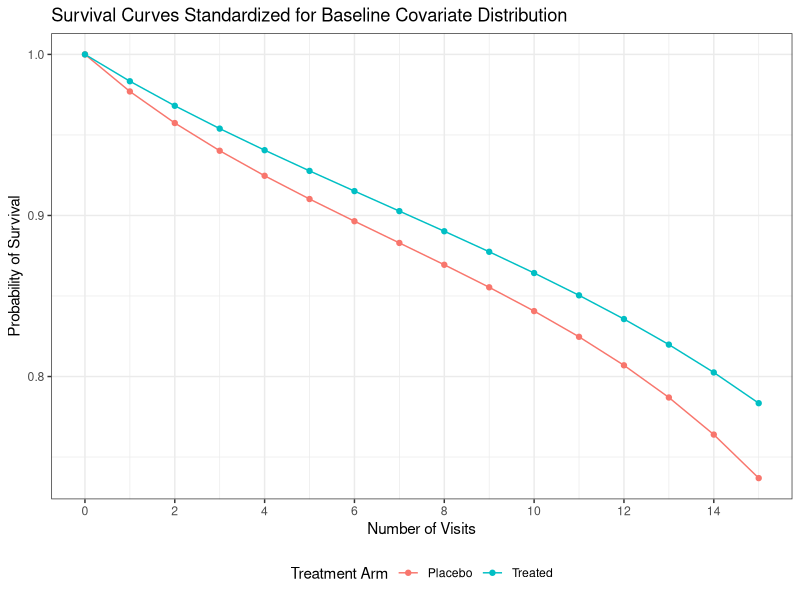
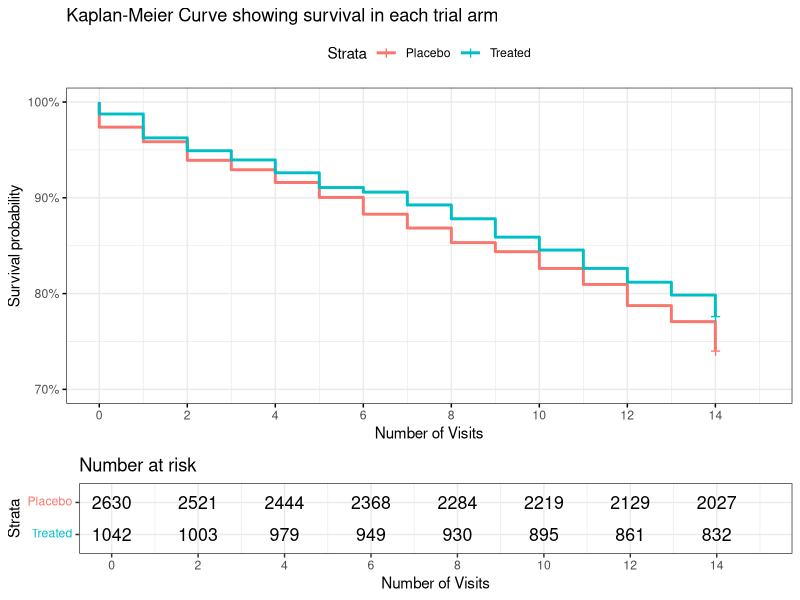
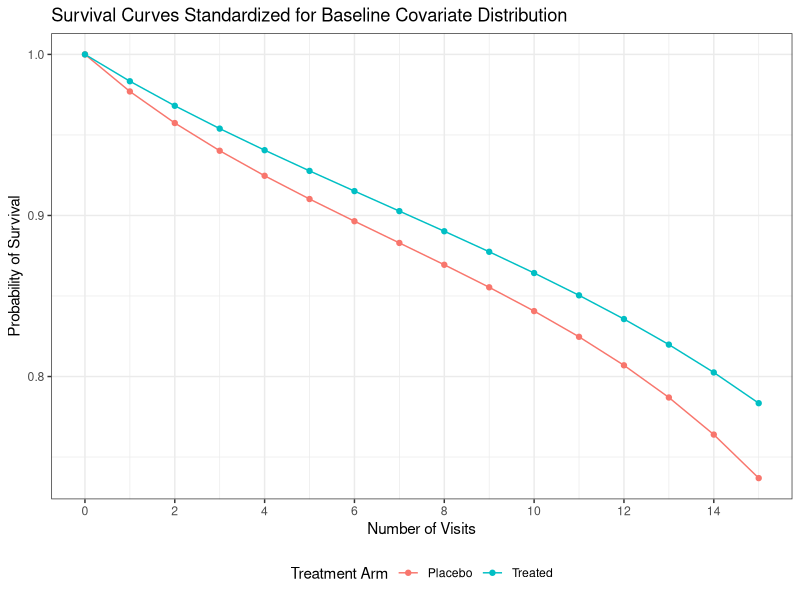

Reproduce these figures in R, in order. (Note: this script raises an error after producing the figures.)
###########################################################################
# File name: workshop_v4.R
# Programmer: Lucia Petito
# Date: November 1, 2018
# Purpose: Commented code to accompany causal survival workshop
###########################################################################

# Code Section 0 - Data Setup ---------------------------------------

# Load the following packages. If they do not exist on your computer,
# this code will automatically install them into your default library. 
# To set working directory
if(!require(here)) { install.packages("here"); require(here)}
# To use restricted cubic splines
if(!require(rms)) { install.packages("rms"); require(rms)}
# To run Cox PH models
if(!require(survival)) { install.packages("survival"); require(survival)}
# To calculate robust estimates of standard errors
if(!require(sandwich)) { install.packages("sandwich"); require(sandwich)}
if(!require(lmtest)) { install.packages("lmtest"); require(lmtest)}
# To plot results
if(!require(ggplot2)) { install.packages("ggplot2"); require(ggplot2)}
# To plot survival curves
if(!require(survminer)) { install.packages("survminer"); require(survminer)}
# To easily change data from long to wide
if(!require(reshape2)) { install.packages("reshape2"); require(reshape2)}



# Code Section 1 - Data Exploration ---------------------------------------

# Load the data from the trial
trial <- read.csv(here("trial1.csv"), header=TRUE)

# Print the names of the available variables
names(trial)

# Look at the first 100 observations of the variables 'simid', 'visit', and 'rand'
View(trial[1:100, c('simID', 'visit', 'rand')])

# Total person-time
pt <- nrow(trial)

# Sample size
n <- length(unique(trial$simID))

# Number of observations at each visit
visitprocess <- table(trial$visit)

# Create 'maxVisit' - total amount of time each individual contributed
trial$maxVisit <- ave(trial$visit, trial$simID, FUN=max)

# The variable death is only '1' at end-of-followup
# Create 'deathOverall' - an indicator of whether an individual died at any 
# point during follow-up
trial$deathOverall <- ave(trial$death, trial$simID, FUN=sum)

# Create 'baseline' - data collected at visit 0
baseline <- trial[trial$visit==0,]

pt
n
visitprocess
with(baseline, table(rand))
with(baseline, table(rand, deathOverall))
with(baseline, round(100*prop.table(table(rand, deathOverall), 1), 1))


# Code Section 2 - Kaplan Meier -------------------------------------------

# Use kaplan meier to nonparametrically estimate survival in each arm
# Note - this requires 1 observation per person of T (maxVisit - end of follow-up) and
# Delta (an indicator of whether death occurred at end of follow-up)
kmfit <- survfit(Surv(maxVisit, deathOverall) ~ rand, data = baseline)
summary(kmfit)

# Plot the output
p1 <- ggsurvplot(kmfit, 
           data = baseline,
           conf.int=F,
           legend.labs = c("Placebo", "Treated"),
           ylim = c(0.7, 1),
           surv.scale = 'percent',
           xlab = "Number of Visits",
           title = "Kaplan-Meier Curve showing survival in each trial arm",
           risk.table = TRUE,
           break.time.by=2,
           ggtheme = theme_bw())

png(filename = "ITTkm.png", width = 2*1024, height = 2*1024, units = 'px', res = 72*5)
p1
dev.off()
# Code Section 3 - Conditional Hazard Ratios ------------------------------

# Data processing: create squared time variable [visit2]
trial$visit2 <- trial$visit*trial$visit

# Calculate the unadjusted hazard ratio from a Cox PH model
cox_fit <- coxph(Surv(maxVisit, deathOverall) ~ rand, data = baseline, method='breslow')
summary(cox_fit)

# Calculate the unadjusted hazard ratio from a pooled logistic regression model
plr_fit <- glm(death ~ visit + visit2 + rand, data = trial, family=binomial())
coeftest(plr_fit, vcov=vcovHC(plr_fit, type="HC1")) # To get robust SE estimates
exp(coef(plr_fit)) # to get Hazard Ratios

# Calculate the baseline covariate-adjusted hazard ratio from a Cox PH model
adj_cox_fit <- coxph(Surv(maxVisit, deathOverall) ~ rand + mi_bin + NIHA_b + HiSerChol_b +
                       HiSerTrigly_b + HiHeart_b + CHF_b + 
                       AP_b + IC_b + DIUR_b + AntiHyp_b + 
                       OralHyp_b + CardioM_b + AnyQQS_b + 
                       AnySTDep_b + FVEB_b + VCD_b, 
                     data = baseline, method='breslow')
summary(adj_cox_fit)

# Calculate the baseline covariate-adjusted hazard ratio from a pooled logistic regression model
adj_plr_fit <- glm(death ~ visit + visit2 + rand + mi_bin + NIHA_b + HiSerChol_b +
                     HiSerTrigly_b + HiHeart_b + CHF_b + 
                     AP_b + IC_b + DIUR_b + AntiHyp_b + 
                     OralHyp_b + CardioM_b + AnyQQS_b + 
                     AnySTDep_b + FVEB_b + VCD_b, data = trial, family=binomial())
coeftest(adj_plr_fit, vcov=vcovHC(adj_plr_fit, type="HC1")) # To get robust SE estimates
exp(coef(adj_plr_fit))

# Code Section 4 - Marginal Effects ---------------------------------------

# Step 1. Data processing: interaction terms
# Create interaction terms between visit, visit2, and randomization
trial$randvisit <- trial$rand*trial$visit
trial$randvisit2 <- trial$rand*trial$visit2

# Step 2. Fit a pooled logistic  regression model with interaction terms between 
# rand and visit & visit1 to allow flexible fitting of baseline hazard
adj_plr_ix_fit <- glm(death ~ visit + visit2 + rand + randvisit + randvisit2 + 
                        mi_bin + NIHA_b + HiSerChol_b +
                        HiSerTrigly_b + HiHeart_b + CHF_b + 
                        AP_b + IC_b + DIUR_b + AntiHyp_b + 
                        OralHyp_b + CardioM_b + AnyQQS_b + 
                        AnySTDep_b + FVEB_b + VCD_b, data = trial, family=binomial)
summary(adj_plr_ix_fit)
exp(coef(adj_plr_ix_fit))

# Step 3. Create simulated data where everyone is treated
# Expand baseline so it contains a visit at each time point for every individual
# where the baseline information has been carried forward at each time
treated <- baseline[rep(1:n,each=15),]
treated$visit <- rep(0:14, times=n) # This recreates the time variable
treated$visit2 <- treated$visit * treated$visit # This recreates the time squared variable

# Set the treatment assignment to '1' for each individual and
# recreate the splined visit term and the interaction terms
treated$rand <- 1
treated$randvisit <- treated$rand*treated$visit
treated$randvisit2 <- treated$rand*treated$visit2

# 'predict' returns predicted "density" of survival at each time
# conditional on covariates
# Turn these into predicted survival density by subtracting from 1
treated$p <- 1 - predict(adj_plr_ix_fit, newdata=treated, type='response')
# We calculate survival by taking the cumulative product by individual
treated$s <- ave(treated$p, treated$simID, FUN=cumprod)

# Step 4. Create simulated data where everyone receives placebo
# When simulating data in the placebo arm, only difference from treated is 
# in the randomization assignment, and resulting interaction terms
placebo <- treated
placebo$rand <- 0
placebo$randvisit <- placebo$rand*placebo$visit
placebo$randvisit2 <- placebo$rand*placebo$visit2

# 'predict' returns predicted probability density at each time
# conditional on covariates
# We turn them into predicted survival density by subtracting from 1
placebo$p <- 1 - predict(adj_plr_ix_fit, newdata=placebo, type='response')
# We calculate survival by taking the cumulative product by individual
placebo$s <- ave(placebo$p, placebo$simID, FUN=cumprod)

# Step 5. Calculate standardized survival at each time
# Create concatenated dataset, only keep s, rand, and visit
both <- rbind(treated, placebo)
both <- both[,c('s', 'rand', 'visit')]

# Calculate the mean survival at each visit within each treatment arm
results <- aggregate(s ~ visit + rand, FUN=mean, data=both)

# Edit results data frame to reflect that our estimates are for the END of the interval [t, t+1)
# Add a row for each of Placebo and Treated where survival at time 0 is 1.
results$visit <- results$visit + 1
results <- rbind(c(0, 0, 1), c(0, 1, 1), results)

# Add a variable that treats randomization as a factor
results$randf <- factor(results$rand, labels = c("Placebo", "Treated"))

# Step 6. Plot the results
p2 <- ggplot(results, aes(x=visit, y=s))+
  geom_line(aes(colour=randf)) +
  geom_point(aes(colour=randf))+
  xlab("Number of Visits") +
  scale_x_continuous(limits = c(0, 15), breaks=seq(0,15,2)) +
  ylab("Probability of Survival") +
  ggtitle("Survival Curves Standardized for Baseline Covariate Distribution") +
  labs(colour="Treatment Arm") +
  theme_bw() +
  theme(legend.position="bottom")
p2
png(filename = "ITTsurv.png", width = 2*1060, height = 2*1024, units = 'px', res = 72*5)
p2
dev.off()

# Step 7. Calculate risk difference and hazard ratio at 14 weeks
# Transpose the data so survival in each treatment arm is separate
wideres <- dcast(results, visit ~ randf, value.var = 's')
head(wideres)

# Create summary statistics
wideres$RD <- (1-wideres$Treated) - (1-wideres$Placebo)
wideres$logRatio <- log(wideres$Treated) / log(wideres$Placebo)
wideres$logRatio[1] <- NA
wideres$cHR <- sapply(0:15, FUN=function(x){mean(wideres$logRatio[wideres$visit <= x], na.rm=T)})

# Print all wide results to fill in table
round(wideres, 3)

# Overall Hazard Ratio
wideres$cHR[wideres$visit==15]
# Risk difference at end of 14 visits
wideres$RD[wideres$visit==15]
# Cumulative incidence ratio at end of 14 visits
with(wideres[wideres$visit==15,], (1 - Treated) / (1 - Placebo))


# Code Section 5 - Data cleaning for IPW ----------------------------------

# Remove all objects from the R environment EXCEPT the cleaned trial dataframe
rm(list=setdiff(ls(), "trial"))

# Create a placebo dataset that only contains individuals with placebo
placebo <- trial[trial$rand==0,]

# Check to see how many individuals in your dataset
n <- length(unique(placebo$simID))
n

# Number of individuals who adhered versus did not adhere at visit 0
table(placebo$adhr_b[placebo$visit==0])

# View first 100 observations of simID, visit, adhr_b, and adhr, and 
# simID, visit, adhr_b, and adhr where adhr_b==1 to understand these variables better
View(placebo[1:50,c("simID", 'visit', 'adhr_b', 'adhr')])
View(placebo[placebo$adhr_b==1,c("simID", 'visit', 'adhr_b', 'adhr')])

# Create interaction terms between exposure (adhr_b) and visit, visit2
placebo$adhr0visit <- placebo$adhr_b*placebo$visit
placebo$adhr0visit2 <- placebo$adhr_b*placebo$visit2

# Create censoring variable - indicate when individual deviates from baseline
placebo$cens_new <- as.numeric(placebo$adhr != placebo$adhr_b) 

# Create variable that identifies perfect adherers (when 0)
placebo$perfectAdhr <- ave(placebo$cens_new, placebo$simID, FUN=sum)

# Need to recreate maxVisit and deathOverall - slightly more complicated now
placebo$maxVisit <- unlist(by(placebo, placebo$simID, FUN=function(subsi){
  # subsi is the subset of the data for individual i
  if(subsi$perfectAdhr[1]==0){# If there is perfect adherence at all times to baseline adherence,
    m <- max(subsi$visit) # Just use maximum observed visit
  } else { # If at some point individual i deviates from their baseline adherence,
    # Use the first visit where they deviated
    m <-min(subsi$visit[subsi$cens_new==1])
  }
  rep(m, nrow(subsi)) # Add this column to subsi
}) )
placebo$deathOverall <- unlist(by(placebo, placebo$simID, FUN=function(subsi){
  # subsi is the subset of the data for individual i
  # m indicates whether death happened while individual i was still contributing person-time
  m <- as.numeric(sum(subsi$death[subsi$visit <= subsi$maxVisit]) > 0)
  rep(m, nrow(subsi)) # Add this column to subsi
}) )

# Create baseline data
baseline <- placebo[placebo$visit==0,]

# Check kaplan-meier fit in each arm
kmfit <- survfit(Surv(maxVisit, deathOverall) ~ adhr_b, data = baseline)
summary(kmfit)

# Plot the output
p3 <- ggsurvplot(kmfit, 
           data = baseline,
           conf.int=F,
           ylim = c(0.65, 1),
           surv.scale = 'percent',
           legend.labs = c("Nonadherers", "Adherers"),
           xlab = "Number of Visits",
           title = "Kaplan-Meier Curve showing survival by adherence",
           risk.table = TRUE,
           break.time.by=2,
           ggtheme = theme_bw())
p3

png(filename = "PPkm.png", width = 2*1024, height = 2*1024, units = 'px', res = 72*5)
p3
dev.off()

# Code Section 6 - Weight Creation ----------------------------------------

# Numerator: Pr(adhr(t)=1|adhr_b, Baseline covariates)
# This model is created in data EXCLUDING the baseline visit

nFit <- glm(adhr ~ visit + visit2 + adhr_b + 
              mi_bin + NIHA_b + HiSerChol_b +
              HiSerTrigly_b + HiHeart_b + CHF_b + 
              AP_b + IC_b + DIUR_b + AntiHyp_b + 
              OralHyp_b + CardioM_b + AnyQQS_b + 
              AnySTDep_b + FVEB_b + VCD_b,
            data=placebo[placebo$visit > 0,],
            family=binomial())

# Create predicted probability at each time point 
# (Pr(adhr(t) = 1 | adhr_b, baseline))
placebo$pnum <- predict(nFit, newdata=placebo, type='response')

# Denominator: Pr(adhr(t)=1|adhr_b, Baseline covariates, Time-varying covariates)
dFit <- glm(adhr ~ visit + visit2 + adhr_b + 
              mi_bin + NIHA_b + HiSerChol_b +
              HiSerTrigly_b + HiHeart_b + CHF_b + 
              AP_b + IC_b + DIUR_b + AntiHyp_b + 
              OralHyp_b + CardioM_b + AnyQQS_b + 
              AnySTDep_b + FVEB_b + VCD_b +
              NIHA + HiSerChol +
              HiSerTrigly + HiHeart + CHF +
              AP + IC + DIUR + AntiHyp +
              OralHyp + CardioM + AnyQQS +
              AnySTDep + FVEB + VCD,
            data=placebo[placebo$visit > 0,],
            family=binomial())
# Create predicted probability at each time point 
# (Pr(adhr(t) = 1 | adhr_b, baseline, time-varying covariates))
placebo$pdenom <-  predict(dFit, newdata=placebo, type='response')

# Sort placebo by simID and visit
placebo <- placebo[order(placebo$simID, placebo$visit),]

# Contribution from adhr(t) = 0 is 1 - p
# Contribution from adhr(t) = 1 is p
placebo$numCont <- with(placebo, adhr*pnum + (1-adhr)*(1-pnum))
placebo$denCont <- with(placebo, adhr*pdenom + (1-adhr)*(1-pdenom))

# Set contribution at baseline visit to 1
placebo$numCont[placebo$visit==0] <- 1; placebo$denCont[placebo$visit==0] <- 1

# Numerator
placebo$k1_0 <- with(placebo, ave(numCont, simID, FUN=cumprod))
# Denominator
placebo$k1_w <- with(placebo, ave(denCont, simID, FUN=cumprod))

# Create both stabilized and unstabilized weights
placebo$stabw <- with(placebo, k1_0 / k1_w)
placebo$unstabw <- with(placebo, 1 / k1_w)

# Check the weights
# Can do this with built-in functions
summary(placebo$stabw); quantile(placebo$stabw, p=c(0.01, 0.10, 0.25, 0.5, 0.75, 0.9, 0.95, 0.99, 0.995))
summary(placebo$unstabw); quantile(placebo$unstabw, p=c(0.01, 0.10, 0.25, 0.5, 0.75, 0.9, 0.95, 0.99, 0.995))

# Or write something for yourself
wt_check_fxn <- function(x, d){
  # x - weight vector
  # d - number of digits to round to
  round(data.frame(N = length(x),
                   Missing = sum(is.na(x)),
                   Distinct = length(unique(x)),
                   Mean = mean(x, na.rm=T),
                   SD = sd(x, na.rm=T),
                   Min = min(x, na.rm=T),
                   Q.01 = quantile(x, p=0.01),
                   Q.25 = quantile(x, p=0.25),
                   Q.50 = quantile(x, p=0.5),
                   Q.75 = quantile(x, p=0.75),
                   Q.90 = quantile(x, p=0.9),
                   Q.95 = quantile(x, p=0.95),
                   Q.99 = quantile(x, p=0.99),
                   Q.995 = quantile(x, p=0.995),
                   Max = max(x, na.rm=T) ), digits=d)
}
wt_check_fxn(placebo$stabw, 3)
wt_check_fxn(placebo$unstabw, 3)

# To prevent high weights from too much influence, truncate
threshold <- quantile(placebo$stabw, 0.99) # Here we chose 99th %tile
placebo$stabw_t <- placebo$stabw
placebo$stabw_t[placebo$stabw > threshold] <- threshold

wt_check_fxn(placebo$stabw_t, 3)

# Code Section 7 - Weighted Conditional Hazard Ratios ---------------------

# Truncated stabilized weights
plrFit_SWT <- glm(death ~ visit + visit2 + adhr_b + 
                    mi_bin + NIHA_b + HiSerChol_b +
                    HiSerTrigly_b + HiHeart_b + CHF_b + 
                    AP_b + IC_b + DIUR_b + AntiHyp_b + 
                    OralHyp_b + CardioM_b + AnyQQS_b + 
                    AnySTDep_b + FVEB_b + VCD_b,
                  data=placebo[placebo$visit <= placebo$maxVisit,],
                  weights = stabw_t,
                  family=quasibinomial())
coeftest(plrFit_SWT, vcov=vcovHC(plrFit_SWT, type="HC1")) # To get robust SE estimates
exp(coef(plrFit_SWT)) # to get Hazard Ratios

# Try changing "weights = stabw_t, " to 
# "weights = stabw_t, " for stabilized fit
# "weights = unstabw, " for unstabilized fit

# Code Section 8 - Weighted Survival Curves -------------------------------

# Step 1. Estimate weighted outcome regression with interactions
plrixFit_USW <- glm(death ~ visit + visit2 + adhr_b + 
                      adhr0visit + adhr0visit2 +
                      mi_bin + NIHA_b + HiSerChol_b +
                      HiSerTrigly_b + HiHeart_b + CHF_b + 
                      AP_b + IC_b + DIUR_b + AntiHyp_b + 
                      OralHyp_b + CardioM_b + AnyQQS_b + 
                      AnySTDep_b + FVEB_b + VCD_b,
                    data=placebo[placebo$visit <= placebo$maxVisit,],
                    weights = stabw_t,
                    family=quasibinomial())

summary(plrixFit_USW)
exp(coef(plrixFit_USW))

# Step 1a. Create dataset with just baseline values 
baseline <- placebo[placebo$visit==0,]

# Step 2. Create simulated data where everyone adheres and doesn't adhere
adherers <- baseline[rep(1:n,each=15),]
adherers$visit <- rep(0:14, times=n) # Recreates the time variable
adherers$visit2 <- adherers$visit * adherers$visit
adherers$adhr_b <- 1
adherers$adhr0visit <- adherers$adhr_b*adherers$visit
adherers$adhr0visit2 <- adherers$adhr_b*adherers$visit2
adherers$p <- 1 - predict(plrixFit_USW, newdata=adherers, type='response')
adherers$s <- ave(adherers$p, adherers$simID, FUN=cumprod)

# Nonadherers
nonadherers <- adherers
nonadherers$adhr_b <- 0
nonadherers$adhr0visit <- nonadherers$adhr_b*nonadherers$visit
nonadherers$adhr0visit2 <- nonadherers$adhr_b*nonadherers$visit2
nonadherers$p <- 1 - predict(plrixFit_USW, newdata=nonadherers, type='response')
nonadherers$s <- ave(nonadherers$p, nonadherers$simID, FUN=cumprod)

# Step 3. Calculate standardized survival at each time
# Create concatenated dataset, only keep s, adhr_b, and visit
both <- rbind(adherers, nonadherers)
both <- both[,c('s', 'adhr_b', 'visit')]

# Calculate the mean survival at each visit within each adherer group
results <- aggregate(s ~ visit + adhr_b, FUN=mean, data=both)

# Edit results data frame to reflect that our estimates are for the END of the interval [t, t+1)
# Add a row for each of Placebo and Treated where survival at time 0 is 1.
results$visit <- results$visit + 1
results <- rbind(c(0, 0, 1), c(0, 1, 1), results)

# Add a variable that treats randomization as a factor
results$adhrf <- factor(results$adhr_b, labels = c("Nonadherers", "Adherers"))

# Plot the results
p4 <- ggplot(results, aes(x=visit, y=s)) + 
  geom_line(aes(colour=adhrf)) +
  geom_point(aes(colour=adhrf))+
  xlab("Number of Visits") +
  scale_x_continuous(limits = c(0, 15), breaks=seq(0,15,2)) +
  ylab("Probability of Survival") +
  ggtitle("Survival Curves Standardized for Baseline Covariate Distribution \nand weighted for time-varying confounders") +
  labs(colour="Adherer Group") +
  theme_bw() +
  theme(legend.position="bottom") 
p4
png(filename = "PPsurv.png", width = 2*1060, height = 2*1024, units = 'px', res = 72*5)
p4
dev.off()

# Step 4. Calculate risk difference and hazard ratio at 14 weeks (EOF)
# Transpose the data so survival in each treatment arm is separate
wideres <- dcast(results, visit ~ adhrf, value.var = 's')
head(wideres)
wideres$RD <- (1 - wideres$Adherers) - (1 - wideres$Nonadherers)
wideres$logRatio <- log(wideres$Adherers) / log(wideres$Nonadherers)
wideres$logRatio[1] <- NA
wideres$cHR <- sapply(0:15, FUN=function(x){mean(wideres$logRatio[wideres$visit <= x], na.rm=T)})

# Overall Hazard Ratio
wideres$cHR[wideres$visit==15]
# Risk difference at 14 visits
wideres$RD[wideres$visit==15]
# Cumulative incidence ratio at end of 14 visits
with(wideres[wideres$visit==15,], (1 - Adherers) / (1 - Nonadherers))


# Extra Code - Bootstrapping Unadjustd Pooled Logistic Regression --------

# Remove all objects from the R environment EXCEPT the cleaned trial dataframe
rm(list=setdiff(ls(), "trial"))

# Data processing: create squared time variable [visit2]
trial$visit2 <- trial$visit*trial$visit

# Calculate the unadjusted hazard ratio from a pooled logistic regression model
plr_fit <- glm(death ~ visit + visit2 + rand, data = trial, family=binomial())
coeftest(plr_fit, vcov=vcovHC(plr_fit, type="HC1")) # To get robust SE estimates
exp(coef(plr_fit)[['rand']]) # to get Hazard Ratio
exp(coefci(plr_fit, parm = 'rand', vcov=vcovHC(plr_fit, type="HC1")))

# Use the ClusterBootstrap package - this is REALLY slow
# library(ClusterBootstrap)
# set.seed(1)
# system.time(bootobj <- clusbootglm(death ~ visit + visit2 + rand, data=trial, 
#                                    clusterid = simID, family=binomial, B=25,
#                                    confint.level = 0.95, n.cores=detectCores()-1))
# exp(coef(plr_fit)[['rand']])
# exp(confint(bootobj, parm = "rand", level=0.95, interval.type = "percentile"))

# Do something more complicated
# Register parallel backend
if(!require(doParallel)) { install.packages("doParallel"); require(doParallel)}
if(!require(foreach)) { install.packages("foreach"); require(foreach)}
registerDoParallel(cores=detectCores()-1)
getDoParWorkers() # Print number of cores
B <- 50
set.seed(123)
# Set up bootstrap samples
ids <- unique(trial$simID)
nind <- length(ids)
bootids <- matrix(ids[sample.int(nind, nind*B, replace=T)], nrow=nind, ncol=B)

# Now bootstrap the results
system.time(bootres <- foreach(i=1:B, .combine=rbind) %dopar% {
  bootdfLoc <- sapply(bootids[,i], function(x) which(trial[,"simID"]==x))
  lengthbid <- sapply(bootids[,i], function(x) length(which(trial[,"simID"]==x))) 
  bootdf <- trial[unlist(bootdfLoc),]
  bootdf$bid <- rep(1:nind, lengthbid)
  
  return(coef(glm(death ~ visit + visit2 + rand, data=bootdf, family=binomial))[['rand']])
})
exp(quantile(bootres, p=c(0.025, 0.975)))


# Now for something even faster!
# Make a list that is B long, where each entry is 
# a matrix indicating how many times each individual occurred in the bth bootstrap resample
if(!require(plyr)) { install.packages("plyr"); require(plyr)}
if(!require(dplyr)) { install.packages("dplyr"); require(dplyr)}
bootidsFreq <- apply(bootids, 2, FUN=function(b){
  temp <- data.frame(simID = b)
  return(plyr::count(temp, vars = 'simID'))
})

system.time(bootres <- foreach(i=1:B, .combine=rbind) %dopar% {
  require(dplyr)
  bootdf <- dplyr::left_join(trial, bootidsFreq[[i]], by = "simID")
  bootdf$freq[is.na(bootdf$freq)] <- 0
  
  return(coef(glm(death ~ visit + visit2 + rand, data=bootdf, family=binomial, weights=freq))[['rand']])
})
exp(quantile(bootres, p=c(0.025, 0.975)))
